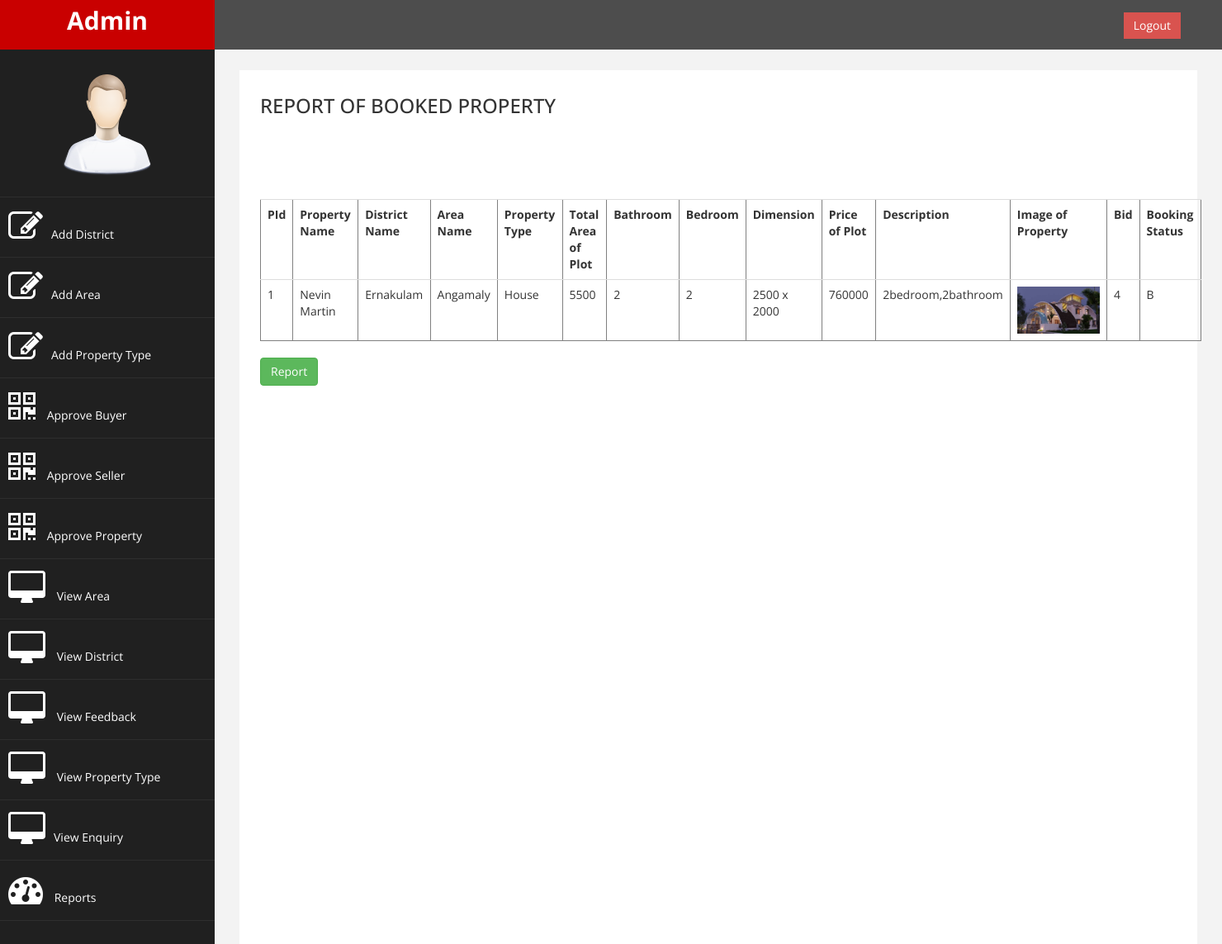
/admin/reportpropbook.php, run on the app's committed database.
### tables this page shows
CREATE TABLE IF NOT EXISTS `property` (
  `pid` int(2) NOT NULL AUTO_INCREMENT,
  `pname` varchar(30) NOT NULL,
  `propid` int(2) NOT NULL,
  `did` int(2) NOT NULL,
  `aid` int(2) NOT NULL,
  `ta` int(10) NOT NULL,
  `price` int(10) NOT NULL,
  `bedroom` varchar(2) NOT NULL,
  `bathroom` varchar(2) NOT NULL,
  `dimensions` varchar(50) NOT NULL,
  `pdesc` varchar(50) NOT NULL,
  `pimage` varchar(250) NOT NULL,
  `status` varchar(10) NOT NULL,
  `pdate` date NOT NULL,
  `pbstatus` varchar(10) NOT NULL,
  `srid` int(2) NOT NULL,
  `bid` int(2) DEFAULT NULL,
  `bkdate` date DEFAULT NULL,
  PRIMARY KEY (`pid`)
);

CREATE TABLE IF NOT EXISTS `district` (
  `did` int(2) NOT NULL AUTO_INCREMENT,
  `dname` varchar(18) NOT NULL,
  PRIMARY KEY (`did`)
);

CREATE TABLE IF NOT EXISTS `area` (
  `aid` int(2) NOT NULL AUTO_INCREMENT,
  `aname` varchar(20) NOT NULL,
  `did` int(2) NOT NULL,
  PRIMARY KEY (`aid`)
);

CREATE TABLE IF NOT EXISTS `proptype` (
  `propid` int(2) NOT NULL AUTO_INCREMENT,
  `ptype` varchar(10) NOT NULL,
  PRIMARY KEY (`propid`)
);

### classes/DataAccess.class.php (the view, shortened to what this page needs)
<?php
class DataAccess
{
	private $_con,$_query,$_errors;
	public function __construct()
	{
		if(!$this->_con=mysqli_connect(DB_HOST,DB_USER,DB_PASSWORD,DB_NAME))
		{
			die("connection Error");
		}
	}
    public function getDataJoin($fields,$table,$condition = "1",$join=NULL)
	{
		$this->_query = "select ";
		if(is_array($fields))
		{
				$this->_query.=implode(",",$fields);
        }
		$this->_query.=" from $table ";
        if(isset($join) && $join!=NULL)
        {
            if(is_array($join))
            {
                foreach($join as $i=>$v)
                {
                    if(is_array($v))
                    {
                        if($v['1']=='innerjoin' || $v['1']=='join' || $v['1']=='')
                        {
                            $this->_query.=" inner join ".$i." on ".$v['0'];
                        }
                    }
                }
            }
        }
        $this->_query.=" where $condition";
		$resref=mysqli_query($this->_con,$this->_query);
		$dataArr = array();
		if(mysqli_num_rows($resref))
		{
			while($rows = mysqli_fetch_assoc($resref))
			{
				$dataArr[] = $rows;
			}
		}
		return $dataArr;
	}
    public function selectAsTable($fields,$table,$condition="1",$join=NULL,$actions=null,$config=null)
    {
        $resultArr=$this->getDataJoin($fields,$table,$condition,$join);
        $str="";
        $srno=1;
        foreach($resultArr as $values)
        {
            $str.="<tr>";
            if(isset($config['srno']) && $config['srno']==true)
            {
                $str.="<td>";
                $str.=$srno++;
                $str.="</td>";
            }
            foreach($values as $key=>$val)
            {
                $flag=1;
                if($flag==1)
                {
                    if(isset($config['images']) && isset($config['images']['field']) && $key==$config['images']['field'])
                    {
                        if(isset($config['hiddenfields']))
                        {
                            if(!in_array($key,$config['hiddenfields']))
                            {
                                $str.="<td><img src='".$config['images']['path'].$val."' ";
                                foreach($config['images']['attributes'] as $attr=>$attrval)
                                {
                                    $str.=$attr."='".$attrval."' ";
                                }
                                $str.=" /></td>";
                                $flag=0;
                            }
                        }
                    }
                }
                if($flag==1)
                {
                if(isset($config['hiddenfields']))
                {
                    if(!in_array($key,$config['hiddenfields']))
                    {
                        $str.="<td>".$val."</td>";
                    }
                }
                else
                    $str.="<td>".$val."</td>";
                }
            }
            $str.="</tr>";
        }
        return $str;
    }
}
?>

### admin/assets/css/custom.css (style rules this page uses)
body { font-family: 'Open Sans', sans-serif; }

### data on the page
property: pname "Nevin Martin", did.dname "Ernakulam", aid.aname "Angamaly", propid.ptype "House", ta "5500", bathroom "2", bedroom "2", dimensions "2500 x 2000", price "760000", pdesc "2bedroom,2bathroom", pimage (picture), bid "4", pbstatus "B"
